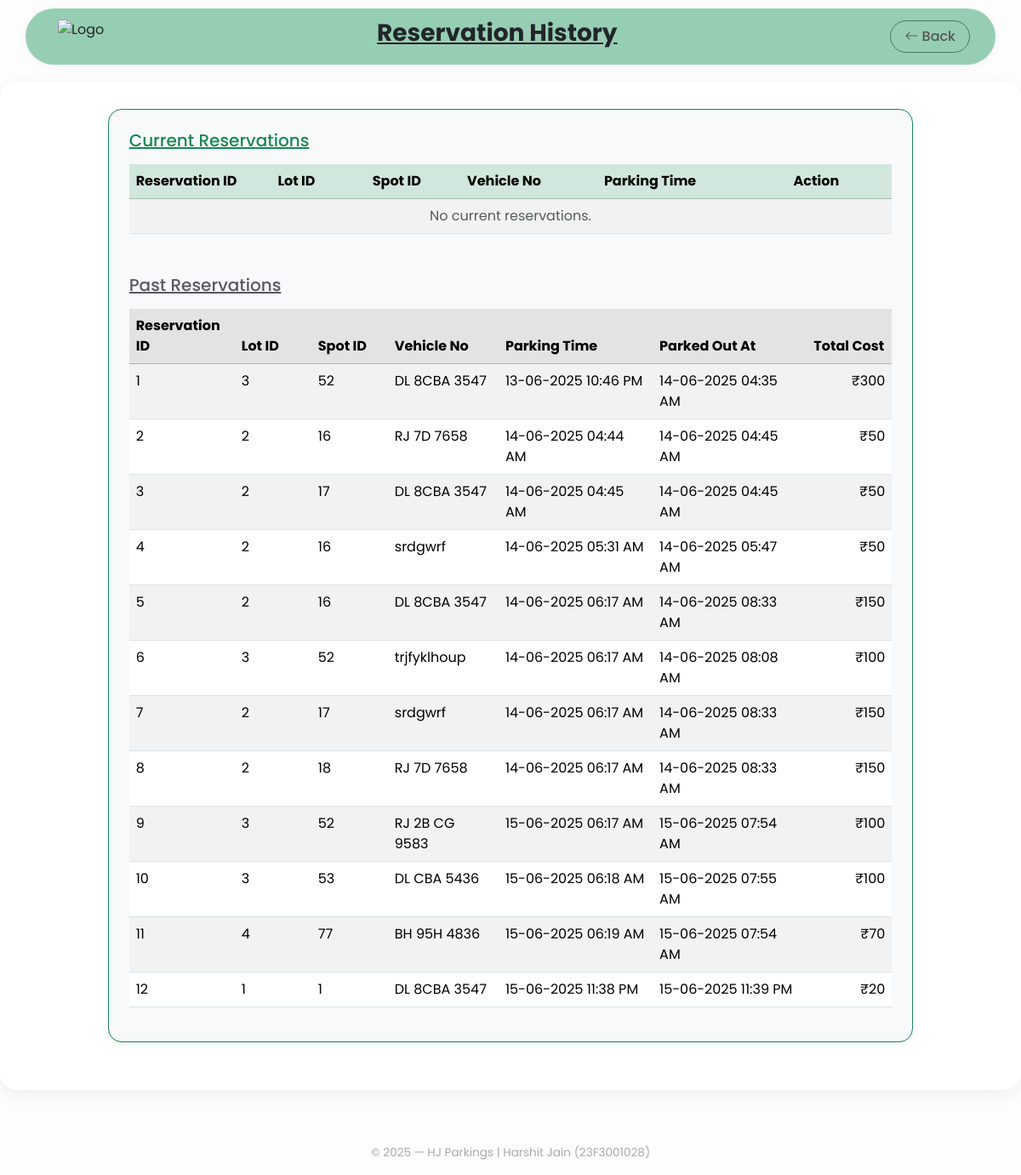
The app's page /reservation (signed in) with its own data.
### app/models/reservation.py (models this page shows)
class reservation(db.Model):
    __tablename__ = 'reservation'
    reservation_id = db.Column(db.Integer, primary_key=True, autoincrement=True)
    spot_id = db.Column(db.Integer, db.ForeignKey('parking_spot.spot_id', ondelete='RESTRICT', onupdate='CASCADE'), nullable=False)
    lot_id = db.Column(db.Integer, db.ForeignKey('parking_lot.lot_id', ondelete='RESTRICT', onupdate='CASCADE'), nullable=False)
    user_email = db.Column(db.String(100), db.ForeignKey('client.email', ondelete='RESTRICT', onupdate='CASCADE'), nullable=False)
    parking_time = db.Column(db.DateTime, nullable=False)
    leaving_time = db.Column(db.DateTime)
    vehicle_no = db.Column(db.String(20), nullable=False)
    total_cost = db.Column(db.Integer)
    status = db.Column(db.String(20), default='active')  # values: 'active', 'deleted'
    lot = db.relationship('parking_lot', backref='reservations')
    spot = db.relationship('parking_spot', backref='reservations')
    client = db.relationship('client', backref='reservations')

### app/routes/client.py (the view)
@client_bp.route('/reservation')
@user_authentication
def reservations():
    user_email = session.get('user')
    new_reservations = reservation.query.filter_by(status='active', user_email=user_email).all()
    old_reservations = reservation.query.filter_by(status='deleted', user_email=user_email).all()
    return render_template('client/reservations.html', new=new_reservations, old=old_reservations)

### app/routes/client.py (called while the page is built)
def user_authentication(f):
    @wraps(f)
    def decorated_function(*args, **kwargs):
        if 'user' not in session:
            return redirect(url_for('auth.login'))
        return f(*args, **kwargs)
    return decorated_function

### app/templates/client/reservations.html (shortened to what this page needs)
{% extends "client/base.html" %}
{% block back %} {{ url_for('client.dashboard') }}{%endblock%}
{% block heading %} Reservation History {% endblock %}
{% block content %}
<div class="container col-lg-10 mb-4 border border-success rounded-4 shadow-sm p-4 bg-light">
    <h5 class="mb-3 text-success"><u>Current Reservations</u></h5>
    <div class="table-responsive">
    <table class="table table-striped table-hover w-100">
        <thead class="table-success">
            <tr>
            <th style="min-width: 120px;">Reservation ID</th>
            <th style="min-width: 90px;">Lot ID</th>
            <th style="min-width: 90px;">Spot ID</th>
            <th style="min-width: 130px;">Vehicle No</th>
            <th style="min-width: 180px;">Parking Time</th>
            <th style="min-width: 100px;">Action</th>
            </tr>
        </thead>
        <tbody>
            {% for res in new %}
            <tr>
                <td>{{ res.reservation_id }}</td>
                <td>{{ res.lot_id }}</td>
                <td>{{ res.spot_id }}</td>
                <td>{{ res.vehicle_no }}</td>
                <td>{{ res.parking_time.strftime('%d-%m-%Y %I:%M %p') }}</td>
                <td>
                    <a href="{{ url_for('client.release', reservation_id=res.reservation_id) }}" class="btn btn-outline-danger btn-sm">Release</a>
                </td>
            </tr>
            {% else %}
            <tr>
                <td colspan="6" class="text-center text-muted">No current reservations.</td>
            </tr>
            {% endfor %}
        </tbody>
    </table>
    <h5 class="mt-5 mb-3 text-muted"><u>Past Reservations</u></h5>
    <table class="table table-striped table-hover">
        <thead class="table-secondary">
            <tr>
            <th style="min-width: 120px;">Reservation ID</th>
            <th style="min-width: 90px;">Lot ID</th>
            <th style="min-width: 90px;">Spot ID</th>
            <th style="min-width: 130px;">Vehicle No</th>
            <th style="min-width: 180px;">Parking Time</th>
            <th style="min-width: 180px;">Parked Out At</th>
            <th style="min-width: 100px;">Total Cost</th>
            </tr>
        </thead>
        <tbody>
            {% for res in old %}
            <tr>
                <td>{{ res.reservation_id }}</td>
                <td>{{ res.lot_id }}</td>
                <td>{{ res.spot_id }}</td>
                <td>{{ res.vehicle_no }}</td>
                <td>{{ res.parking_time.strftime('%d-%m-%Y %I:%M %p') }}</td>
                <td>{{ res.leaving_time.strftime('%d-%m-%Y %I:%M %p') }}</td>
                <td class="text-end">&#8377;{{ res.total_cost }}</td>
            </tr>
            {% else %}
            <tr>
                <td colspan="7" class="text-center text-muted">No past reservations found.</td>
            </tr>
            {% endfor %}
        </tbody>
    </table>
    </div>
</div>
{% endblock %}

### app/templates/client/base.html (style rules this page uses)
body { font-family: 'Poppins', sans-serif; background-color: #fdfdfd; }

### records on screen
reservation: reservation_id "1", lot_id "3", spot_id "52", vehicle_no "DL 8CBA 3547", parking_time "13-06-2025 10:46 PM", leaving_time "14-06-2025 04:35 AM", total_cost "300"
reservation: reservation_id "2", lot_id "2", spot_id "16", vehicle_no "RJ 7D 7658", parking_time "14-06-2025 04:44 AM", leaving_time "14-06-2025 04:45 AM", total_cost "50"
reservation: reservation_id "3", lot_id "2", spot_id "17", vehicle_no "DL 8CBA 3547", parking_time "14-06-2025 04:45 AM", leaving_time "14-06-2025 04:45 AM", total_cost "50"
reservation: reservation_id "4", lot_id "2", spot_id "16", vehicle_no "srdgwrf", parking_time "14-06-2025 05:31 AM", leaving_time "14-06-2025 05:47 AM", total_cost "50"
reservation: reservation_id "5", lot_id "2", spot_id "16", vehicle_no "DL 8CBA 3547", parking_time "14-06-2025 06:17 AM", leaving_time "14-06-2025 08:33 AM", total_cost "150"
reservation: reservation_id "6", lot_id "3", spot_id "52", vehicle_no "trjfyklhoup", parking_time "14-06-2025 06:17 AM", leaving_time "14-06-2025 08:08 AM", total_cost "100"
reservation: reservation_id "7", lot_id "2", spot_id "17", vehicle_no "srdgwrf", parking_time "14-06-2025 06:17 AM", leaving_time "14-06-2025 08:33 AM", total_cost "150"
reservation: reservation_id "8", lot_id "2", spot_id "18", vehicle_no "RJ 7D 7658", parking_time "14-06-2025 06:17 AM", leaving_time "14-06-2025 08:33 AM", total_cost "150"
reservation: reservation_id "9", lot_id "3", spot_id "52", vehicle_no "RJ 2B CG 9583", parking_time "15-06-2025 06:17 AM", leaving_time "15-06-2025 07:54 AM", total_cost "100"
reservation: reservation_id "10", lot_id "3", spot_id "53", vehicle_no "DL CBA 5436", parking_time "15-06-2025 06:18 AM", leaving_time "15-06-2025 07:55 AM", total_cost "100"
reservation: reservation_id "11", lot_id "4", spot_id "77", vehicle_no "BH 95H 4836", parking_time "15-06-2025 06:19 AM", leaving_time "15-06-2025 07:54 AM", total_cost "70"
reservation: reservation_id "12", lot_id "1", spot_id "1", vehicle_no "DL 8CBA 3547", parking_time "15-06-2025 11:38 PM", leaving_time "15-06-2025 11:39 PM", total_cost "20"
